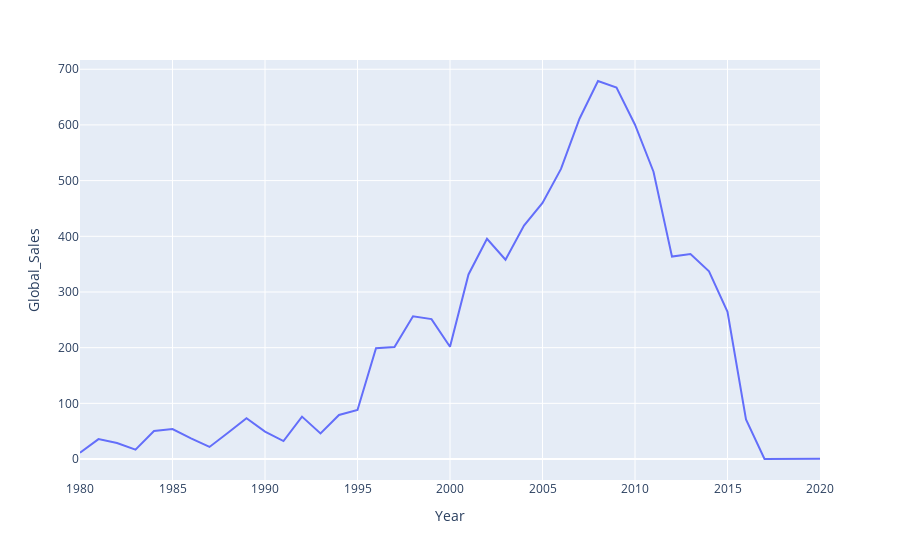

The notebook cell saved with this chart:
### Markdown cell above
### Which year was the best year to have sold video games?

### Code cell
# create a line plot of global sales by year
# what year was the highest year?
df_grouped_year = df.groupby(["Year"]).sum().reset_index()
px.line(df_grouped_year, x="Year", y="Global_Sales")

### Figure 1 — Plotly figure (JSON) as saved in the notebook; plotly's stock layout.template omitted (floating-point values rounded to 4 significant figures)
{"data": [{"hovertemplate": "Year=%{x}<br>Global_Sales=%{y}<extra></extra>", "legendgroup": "", "line": {"color": "#636efa", "dash": "solid"}, "marker": {"symbol": "circle"}, "mode": "lines", "name": "", "orientation": "v", "showlegend": false, "type": "scatter", "x": [1980, 1981, 1982, 1983, 1984, 1985, 1986, 1987, 1988, 1989, 1990, 1991, 1992, 1993, 1994, 1995, 1996, 1997, 1998, 1999, 2000, 2001, 2002, 2003, 2004, 2005, 2006, 2007, 2008, 2009, 2010, 2011, 2012, 2013, 2014, 2015, 2016, 2017, 2020], "xaxis": "x", "y": [11.38, 35.77, 28.86, 16.79, 50.36, 53.94, 37.07, 21.74, 47.22, 73.45, 49.39, 32.23, 76.16, 45.98, 79.17, 88.11, 199.1, 201.0, 256.5, 251.3, 201.6, 331.5, 395.5, 357.8, 419.3, 459.9, 521.0, 611.1, 678.9, 667.3, 600.4, 516.0, 363.5, 368.1, 337.0, 264.4, 70.93, 0.05, 0.29], "yaxis": "y"}], "layout": {"legend": {"tracegroupgap": 0}, "margin": {"t": 60}, "xaxis": {"anchor": "y", "domain": [0, 1], "title": {"text": "Year"}}, "yaxis": {"anchor": "x", "domain": [0, 1], "title": {"text": "Global_Sales"}}}}
